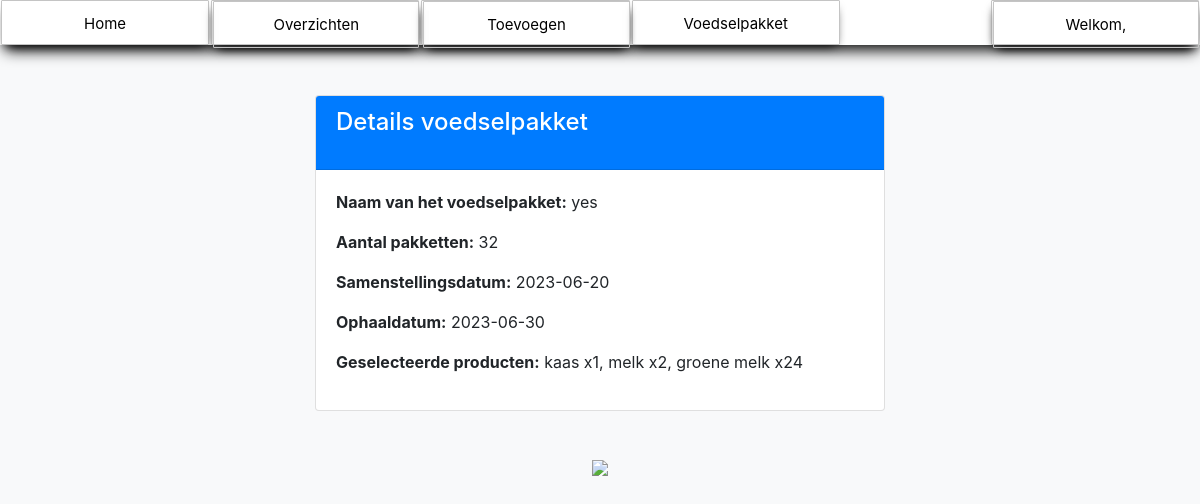
Page /food_package_details.php?package_id=12 (signed in) on the committed database.
### tables this page shows
CREATE TABLE `voedselpakket` (
  `id` int(11) NOT NULL,
  `naam` varchar(255) NOT NULL,
  `producten` varchar(255) NOT NULL,
  `aantal_pakketten` int(11) NOT NULL,
  `samenstellingsdatum` date NOT NULL DEFAULT '0000-00-00',
  `ophaaldatum` date NOT NULL DEFAULT '0000-00-00'
);

### food_package_details.php (the view, shortened to what this page needs)
<?php
include "navigation.php";
include "config.php";
if (isset($_GET['package_id'])) {
    $packageId = $_GET['package_id'];
    try {
        $stmt = $conn->prepare("SELECT * FROM voedselpakket WHERE id = :packageId");
        $stmt->bindParam(':packageId', $packageId);
        $stmt->execute();
        $package = $stmt->fetch();
    } catch (PDOException $e) {
        $errorMessage = "Er is een fout opgetreden bij het ophalen van het voedselpakket: " . $e->getMessage();
    }
} else {
    $errorMessage = "Geen voedselpakket ID opgegeven.";
}
?>
<!DOCTYPE html>
<html lang="nl">
<head>
    <link href="https://stackpath.bootstrapcdn.com/bootstrap/4.5.0/css/bootstrap.min.css" rel="stylesheet">
</head>
<body>
    <div class="container">
        <div class="card">
            <div class="card-header">
                <h2 class="card-title">Details voedselpakket</h2>
            </div>
            <div class="card-body">
                <?php if (isset($package)) : ?>
                    <p><strong>Naam van het voedselpakket:</strong> <?php echo $package['naam']; ?></p>
                    <p><strong>Aantal pakketten:</strong> <?php echo $package['aantal_pakketten']; ?></p>
                    <p><strong>Samenstellingsdatum:</strong> <?php echo $package['samenstellingsdatum']; ?></p>
                    <p><strong>Ophaaldatum:</strong> <?php echo $package['ophaaldatum']; ?></p>
                    <p><strong>Geselecteerde producten:</strong> <?php echo $package['producten']; ?></p>
                <?php else : ?>
                    <p class="error-message"><?php echo $errorMessage; ?></p>
                <?php endif; ?>
            </div>
        </div>
    </div><br>
    <CENTER><img src="https://cdn.pixabay.com/photo/2012/04/24/16/17/box-40302_960_720.png" width="200px" style="cursor: pointer;">
</body>
</html>

### navigation.css (style rules this page uses)
body { color: white; padding: 0; margin: 0; }

### food_package_details.php (style rules this page uses)
body { background-color: #f8f9fa; }
.container { max-width: 600px; margin-top: 50px; }
.card { margin-bottom: 20px; }
.card-header { background-color: #007bff; color: #fff; }
.card-body { padding: 20px; }
.card-title { font-size: 24px; margin-bottom: 20px; }

### rows in the picture
voedselpakket: naam "yes", aantal_pakketten "32", samenstellingsdatum "2023-06-20", ophaaldatum "2023-06-30", producten "kaas x1, melk x2, groene melk x24"
